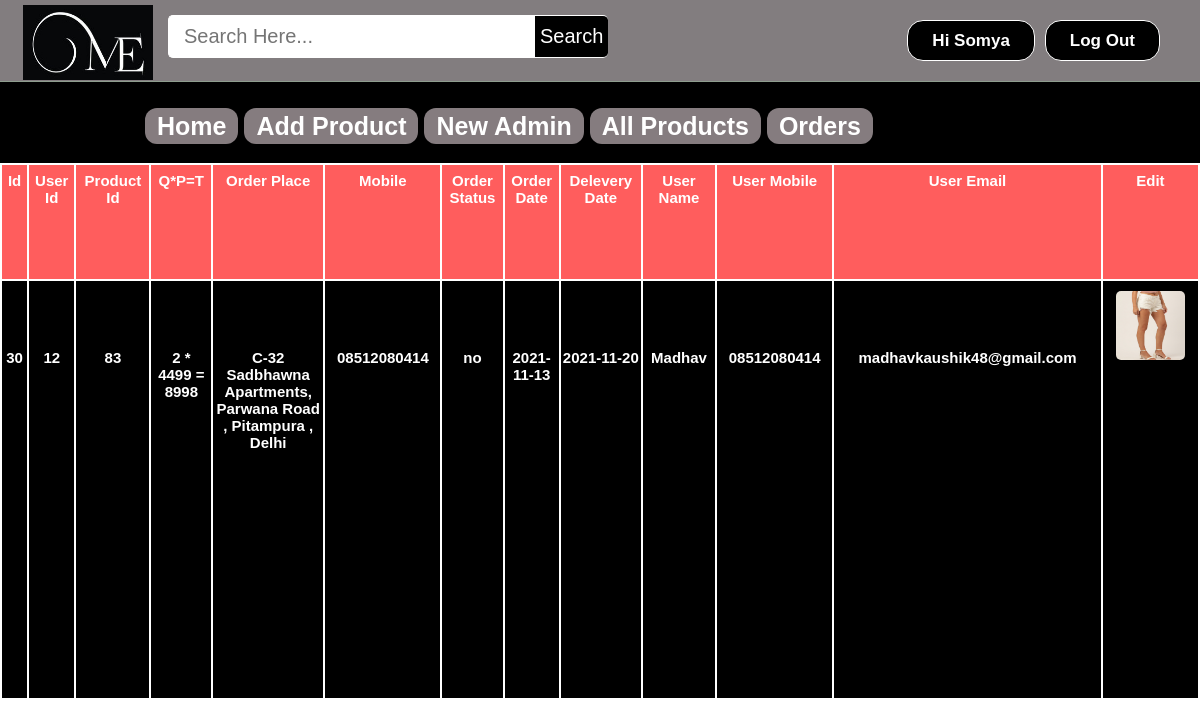
Page /admin/orders.php (signed in) on the committed database.
### tables this page shows
CREATE TABLE `orders` (
  `id` int(11) NOT NULL,
  `uid` int(11) NOT NULL,
  `pid` int(11) NOT NULL,
  `quantity` int(11) NOT NULL,
  `oplace` text NOT NULL,
  `mobile` varchar(15) NOT NULL,
  `dstatus` varchar(10) NOT NULL DEFAULT 'no',
  `odate` date NOT NULL,
  `ddate` date NOT NULL
);

CREATE TABLE `products` (
  `id` int(11) NOT NULL,
  `pName` varchar(100) NOT NULL,
  `price` int(11) NOT NULL,
  `description` text NOT NULL,
  `available` int(11) NOT NULL,
  `category` varchar(100) NOT NULL,
  `type` varchar(100) NOT NULL,
  `item` varchar(100) NOT NULL,
  `pCode` varchar(20) NOT NULL,
  `picture` text NOT NULL
);

CREATE TABLE `user` (
  `id` int(11) NOT NULL,
  `firstName` varchar(25) NOT NULL,
  `lastName` varchar(25) NOT NULL,
  `email` varchar(100) NOT NULL,
  `mobile` varchar(20) NOT NULL,
  `address` varchar(120) NOT NULL,
  `password` varchar(100) NOT NULL,
  `confirmCode` varchar(10) NOT NULL,
  `activation` varchar(10) NOT NULL DEFAULT 'no'
);

### admin/orders.php (the view, shortened to what this page needs)
<?php
if (!isset($_SESSION['admin_login'])) {
	header("location: login.php");
	$user = "";
}
else {
	$user = $_SESSION['admin_login'];
	$result = mysql_query("SELECT * FROM admin WHERE id='$user'");
		$get_user_email = mysql_fetch_assoc($result);
			$uname_db = $get_user_email['firstName'];
}
$search_value = "";
?>
<!doctype html>
<html>
	<head>
		<link rel="stylesheet" type="text/css" href="../css/style.css">
	</head>
	<body class="home-welcome-text" style="background-image: url(../image/homebackgrndimg2.png);">
		<div class="homepageheader">
			<div class="signinButton loginButton">
				<div class="uiloginbutton signinButton loginButton" style="margin-right: 40px;">
					<?php
						if ($user!="") {
							echo '<a style="text-decoration: none;color: #fff;" href="logout.php">Log Out</a>';
						}
					 ?>
				</div>
				<div class="uiloginbutton signinButton loginButton">
					<?php
						if ($user!="") {
							echo '<a style="text-decoration: none;color: #fff;" href="login.php">Hi '.$uname_db.'</a>';
						}
						else {
							echo '<a style="text-decoration: none;color: #fff;" href="login.php">Log In</a>';
						}
					 ?>
				</div>
			</div>
			<div style="float: left; margin: 5px 0px 0px 23px;">
				<a href="index.php">
					<img style=" height: 75px; width: 130px;" src="../image/me.jpg">
				</a>
			</div>
			<div class="">
				<div id="srcheader">
					<form id="newsearch" method="get" action="search.php">
				        <?php
				        	echo '<input type="text" class="srctextinput" name="keywords" size="21" maxlength="120"  placeholder="Search Here..." value="'.$search_value.'"><input type="submit" value="Search" class="srcbutton" >';
				         ?>
				</form>
				</div>
			</div>
		</div>
		<div class="categories">
			<table>
				<tr>
					<th>
						<a href="index.php" style="text-decoration: none;color: #fff;padding: 4px 12px;background-color: #857C7F;border-radius: 12px;">Home</a>
					</th>
					<th><a href="addproduct.php" style="text-decoration: none;color: #fff;padding: 4px 12px;background-color: #857C7F;border-radius: 12px;">Add Product</a></th>
					<th><a href="newadmin.php" style="text-decoration: none;color: #fff;padding: 4px 12px;background-color: #857C7F;border-radius: 12px;">New Admin</a></th>
					<th><a href="allproducts.php" style="text-decoration: none;color: #fff;padding: 4px 12px;background-color: #857C7F;border-radius: 12px;">All Products</a></th>
					<th><a href="orders.php" style="text-decoration: none;color: #fff;padding: 4px 12px;background-color: #857C7F;border-radius: 12px;">Orders</a></th>
				</tr>
			</table>
		</div>
		<div>
			<table class="rightsidemenu">
				<tr style="font-weight: bold;" colspan="10" bgcolor="#FF5D5D">
					<th>Id</th>
					<th>User Id</th>
					<th>Product Id</th>
					<th>Q*P=T</th>
					<th>Order Place</th>
					<th>Mobile</th>
					<th>Order Status</th>
					<th>Order Date</th>
					<th>Delevery Date</th>
					<th>User Name</th>
					<th>User Mobile</th>
					<th>User Email</th>
					<th>Edit</th>
				</tr>
				<tr>
					<?php include ( "../inc/connect.inc.php");
					$query = "SELECT * FROM orders ORDER BY id DESC";
					$run = mysql_query($query);
					while ($row=mysql_fetch_assoc($run)) {
						$oid = $row['id'];
						$ouid = $row['uid'];
						$opid = $row['pid'];
						$oquantity = $row['quantity'];
						$oplace = $row['oplace'];
						$omobile = $row['mobile'];
						$odstatus = $row['dstatus'];
						$odate = $row['odate'];
						$ddate = $row['ddate'];
						$query1 = "SELECT * FROM user WHERE id='$ouid'";
						$run1 = mysql_query($query1);
						$row1=mysql_fetch_assoc($run1);
						$ofname = $row1['firstName'];
						$oumobile = $row1['mobile'];
						$ouemail = $row1['email'];
						$query2 = "SELECT * FROM products WHERE id='$opid'";
						$run2 = mysql_query($query2);
						$row2=mysql_fetch_assoc($run2);
						$opitem = $row2['item'];
						$oppicture = $row2['picture'];
						$oprice = $row2['price'];
					 ?>
					<th><?php echo $oid; ?></th>
					<th><?php echo $ouid; ?></th>
					<th><?php echo $opid; ?></th>
					<th><?php echo ''.$oquantity.' * '.$oprice.' = '.$oquantity*$oprice.''; ?></th>
					<th><?php echo $oplace; ?></th>
					<th><?php echo $omobile; ?></th>
					<th><?php echo $odstatus; ?></th>
					<th><?php echo $odate; ?></th>
					<th><?php echo $ddate; ?></th>
					<th><?php echo $ofname; ?></th>
					<th><?php echo $oumobile; ?></th>
					<th><?php echo $ouemail; ?></th>
					<th><?php echo '<div class="home-prodlist-img"><a href="editorder.php?eoid='.$oid.'">
									<img src="../image/product/'.$opitem.'/'.$oppicture.'" class="home-prodlist-imgi" style="height: 75px; width: 75px;">
									</a>
								</div>' ?></th>
				</tr>
				<?php } ?>
			</table>
		</div>
	</body>
</html>

### css/style.css (style rules this page uses)
html, body, div, span, applet, object, iframe, h1, h2, h3, h4, h5, h6, p, blockquote, pre, a, abbr, acronym, address, big, cite, code, del, dfn, em, img, ins, kbd, q, s, samp, small, strike, strong, sub, sup, tt, var, b, u, i, center, dl, dt, dd, ol, ul, li, fieldset, form, label, legend, table, caption, tbody, tfoot, thead, tr, th, td, article, aside, canvas, details, embed, figure, figcaption, footer, header, hgroup, menu, nav, output, ruby, section, summary, time, mark, audio, video { margin: 0; padding: 0; border: 0; font: inherit; vertical-align: baseline; box-sizing: border-box; }
body { line-height: normal; }
table { border-collapse: collapse; border-spacing: 0; }
* { margin: 0px; padding: 0px; }
body, button, input, label, select, td, textarea { font-family: Arial, Helvetica, tahoma,verdana,arial,sans-serif; font-size: 12px; }
body { width: 100%; position: relative; background-color: #FFFFFF; min-width: 1080px; }
.homepageheader { position: fixed; height: 82px; width: 100%; min-width: 980px; border-bottom: 1px solid #8E9D8E; margin: 0px; background-image: initial; background-position-x: initial; background-position-y: initial; background-size: initial; background-repeat-x: initial; background-repeat-y: initial; background-attachment: initial; background-origin: initial; background-clip: initial; background-color: rgb(130, 125, 127); }
.loginButton .signinButton { color: #FFFFFF; background: #000000; border: 1px solid #FFFFFF; cursor: pointer; display: inline-block; font-weight: bold; line-height: 15px; padding: 12px 24px; border-radius: 16px; text-align: center; text-decoration: none; float: right; margin: 20px 0px 0px 10px; font-size: 17px; }
#newsearch { float:left; padding:15px; }
.srctextinput { margin: 0px; padding: 9px 15px; font-family: Arial, Helvetica, sans-serif; font-size:20px; border:1px solid #FFFFFF; border-right:0px; border-top-left-radius: 5px 5px; border-bottom-left-radius: 5px 5px; width: 335px; }
.srcbutton { margin: 0; padding: 9px 5px; font-family: Arial, Helvetica, sans-serif; font-size:20px; outline: none; cursor: pointer; text-align: center; text-decoration: none; color: #FFFFFF; border: solid 1px #FFFFFF; border-right:0px; background: #000000; border-top-right-radius: 5px 5px; border-bottom-right-radius: 5px 5px; }
.home-welcome-text { height: 800px; }
.home-prodlist-imgi { height: 350px; width: 300px; padding: 2px; border: 1px solid #000000; border-radius: 8px; }
.categories { line-height: 1.3; font-weight: bold; color: #fff; padding: 110px 20px 20px 145px; background-color: #000000; text-align: center; font-size: 25px; }
.categories table tbody tr th { padding: 0px 6px 0px 0px; }
.rightsidemenu { float: right; text-align: center; width: 100%; margin: 0px; background-color: #000000; font-size: 15px; color: #FFFFFF; font-weight: bold; height: 537px; overflow: auto; }
.rightsidemenu th { margin-top: 5px; border: 2px solid; padding: 7px 2px; width: 10px; }

### rows in the picture
orders: id "30", uid "12", pid "83", quantity "2", products.price "4499", $oquantity*$oprice "8998", oplace "C-32 Sadbhawna Apartments, Parwana Road , Pitampura , Delhi", mobile "08512080414", dstatus "no", odate "2021-11-13", ddate "2021-11-20", user.firstName "Madhav", user.mobile "08512080414", user.email "madhavkaushik48@gmail.com", products.item+picture (picture)

### other values in the picture
$uname_db "Somya"
